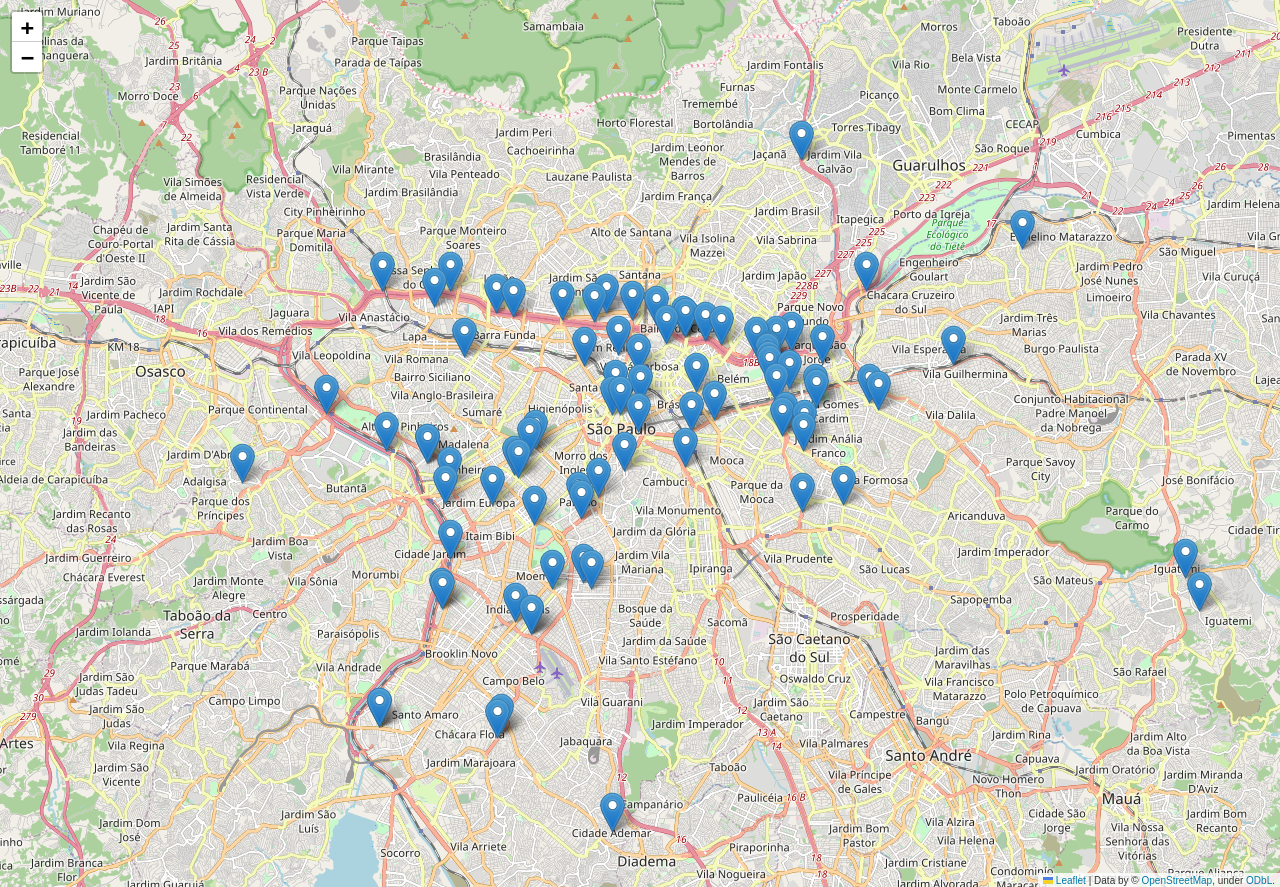

The Python source for this figure:
#!/usr/bin/env python3

import pandas as pd
import folium
import os
import time
from selenium import webdriver

csv_input = 'fumaca-preta/denuncias-sao-paulo-sp.csv'
data = pd.read_csv(csv_input)
data['latitude'] = data['latitude'].str.replace(',', '.').astype(float)
data['longitude'] = data['longitude'].str.replace(',', '.').astype(float)

center = [data['latitude'].mean(), data['longitude'].mean()]
map = folium.Map(location = center, zoom_start = 12)
for index, row in data.iterrows():
    location = [row['latitude'], row['longitude']]
    folium.Marker(location).add_to(map)

html_output = 'fumaca-preta/mapa-denuncias-sao-paulo-sp.html'
map.save(html_output)

browser = webdriver.Firefox()
browser.get('file://{path}/{mapfile}'.format(path = os.getcwd(), mapfile = html_output))
time.sleep(5)
png_output = 'fumaca-preta/mapa-denuncias-sao-paulo-sp.png'
browser.save_screenshot(png_output)
browser.quit()
